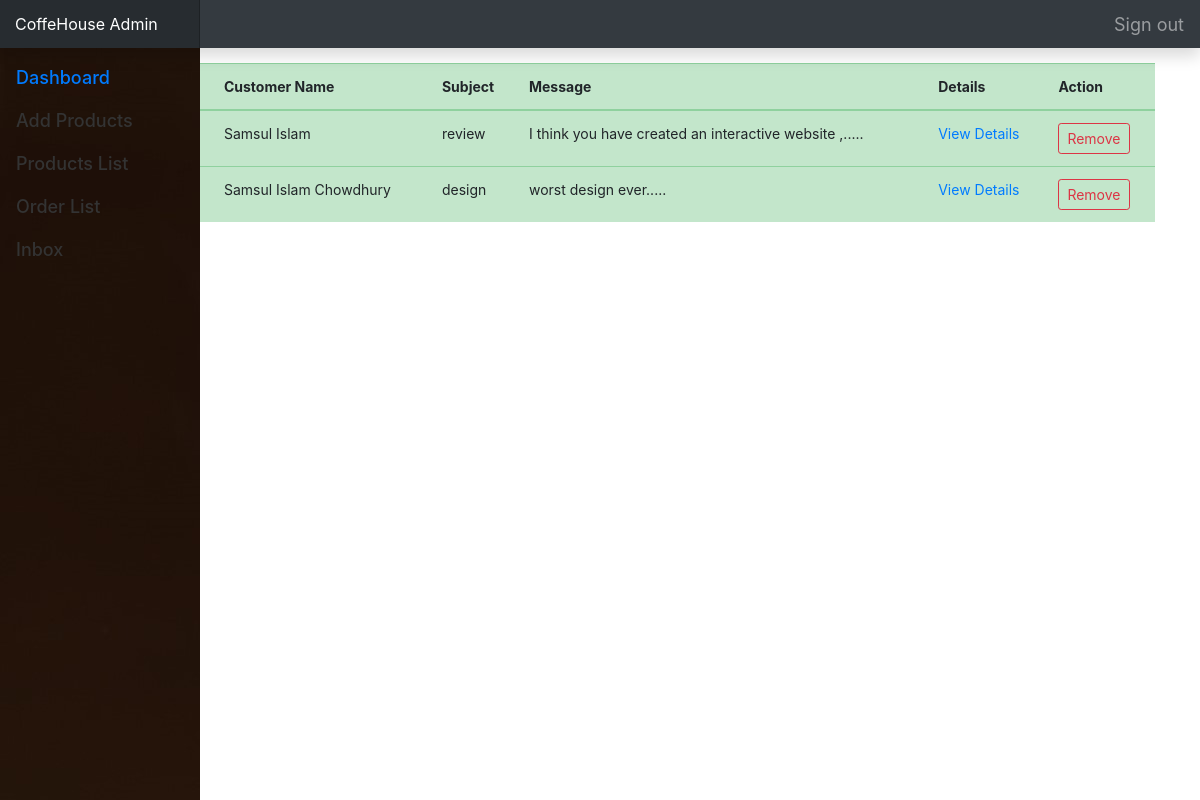
The app's page /admin/feedbacklist.php (signed in) with its own data.
### tables this page shows
CREATE TABLE `feedback` (
  `feedbackId` int(11) NOT NULL,
  `customerId` int(11) NOT NULL,
  `name` varchar(255) NOT NULL,
  `email` varchar(255) NOT NULL,
  `phone` varchar(255) NOT NULL,
  `address` varchar(255) NOT NULL,
  `subject` varchar(255) NOT NULL,
  `body` varchar(255) NOT NULL
);

### lib/Database.php (called while the page is built, shortened)
<?php
Class Database{
 public $host   = DB_HOST;
 public $user   = DB_USER;
 public $pass   = DB_PASS;
 public $dbname = DB_NAME;
 public $link;
private function connectDB(){
 $this->link = new mysqli($this->host, $this->user, $this->pass,
  $this->dbname);
 }
public function select($query){
  $result = $this->link->query($query) or die($this->link->error.__LINE__);
  if($result->num_rows > 0){
    return $result;
  } else {
    return false;
  }
 }
}

### classes/Customer.php (called while the page is built, shortened)
<?php
    $filepath = realpath(dirname(__FILE__));
    include_once($filepath."/../lib/Database.php");
    include_once($filepath."/../helpers/Format.php");
?>
<?php
class Customer {
    private $db;
    public function __construct() {
        $this->db = new Database();
    }
	public function getAllFeedback(){
		$query = "SELECT * FROM feedback ORDER BY feedbackId DESC";
		$result = $this->db->select($query);
        return $result;
    }
}
?>

### helpers/Format.php (called while the page is built, shortened)
<?php
class Format{
 public function textShorten($text, $limit = 400){
  $text = $text. " ";
  $text = substr($text, 0, $limit);
  $text = substr($text, 0, strrpos($text, ' '));
  $text = $text.".....";
  return $text;
 }
}
?>

### admin/feedbacklist.php (the view, shortened to what this page needs)
<?php include("inc/header.php");?>
<?php include("inc/sidebar.php");?>
<?php include("../classes/Customer.php");?>
<?php include_once("../helpers/Format.php");?>
<?php
    $cmr = new Customer();
    $fm = new Format();
?>
<br>
<br>
<br>
<div class="container">
	<div class="row">
		<div class="col-md-1">
		</div>
		<div class="col-md-11">
			<table class="table  table-md table-success">
				<thead>
					<tr>
						<th scope="col">Serial</th>
						<th scope="col">Customer Name</th>
						<th scope="col">Subject</th>
						<th scope="col">Message</th>
						<th scope="col">Details</th>
						<th scope="col">Action</th>
					</tr>
				</thead>
				<tbody>
				<?php
					$getFeedback = $cmr->getAllFeedback();
					if($getFeedback){
						$i = 0;
						while($result = $getFeedback->fetch_assoc()){
						   $i++;
				?>
					<tr>
						<td><?php echo $i;?></th>
						<td><?php echo $result['name'];?></td>
						<td><?php echo $result['subject'];?></td>
						<td><?php echo $fm->textShorten($result['body'],50);?></td>
						<td><a href="customer.php?custId=<?php echo $result['customerId'];?>">View Details</a></td>
						<td><a onclick="return confirm('Are you sure to delete!')"  href="?delfeedback=<?php echo $result['feedbackId'];?>"  class="btn btn-outline-danger btn-sm" role="button" aria-pressed="true">Remove</a></td>
					</tr>
				<?php
                        }
                    }
                ?>
				</tbody>
			</table>
		</div>
	</div>
</div>
<?php include("inc/footer.php");?>

### admin/css/dashboard.css (style rules this page uses)
body { font-size: .875rem; }

### records on screen
feedback: name "Samsul Islam", subject "review", body "I think you have created an interactive website ,....."
feedback: name "Samsul Islam Chowdhury", subject "design", body "worst design ever....."
